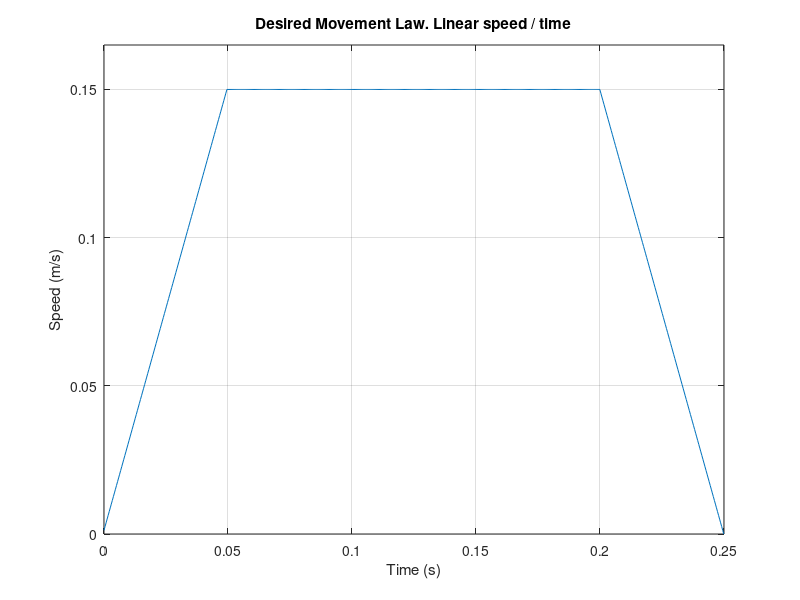
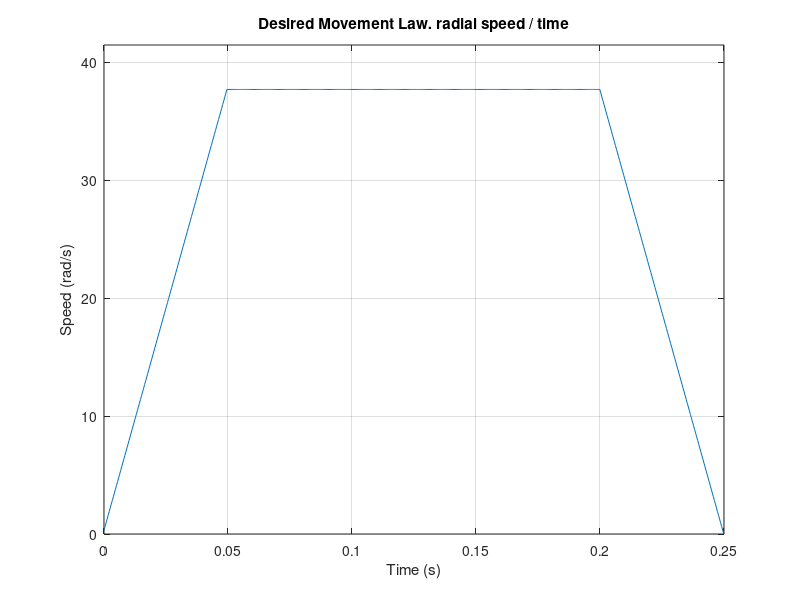
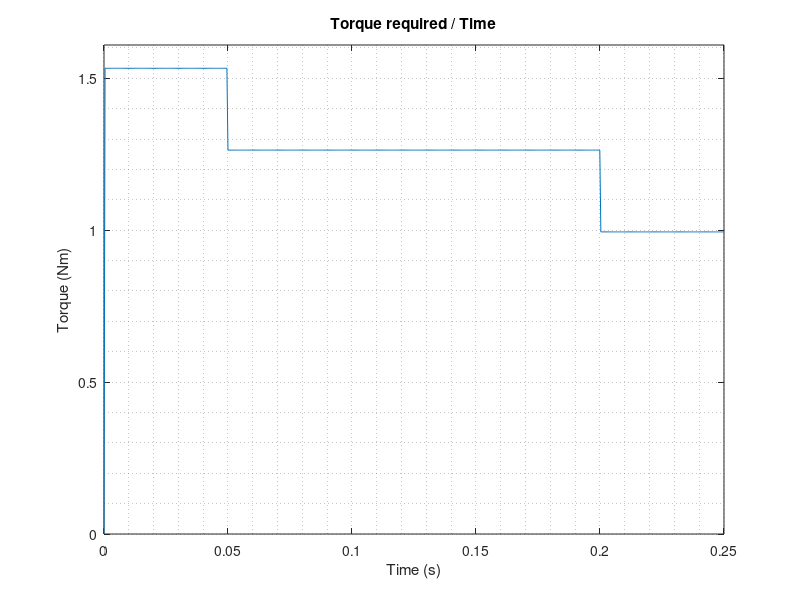
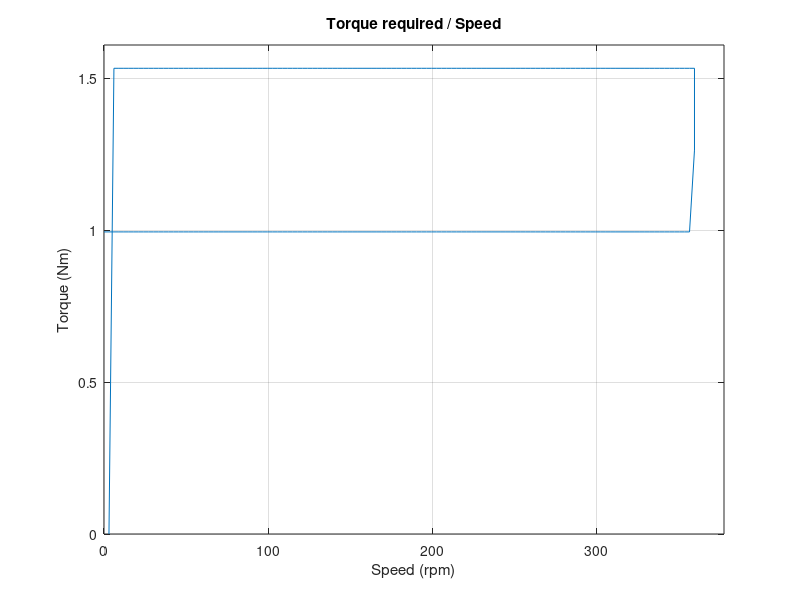

Write MATLAB code to recreate these figures, in order. (Note: this script raises an error after producing the figures.)
%Torque calculation and HT34-504 simulator

%enviroment preparation
close all;
clear all;
clc

%motor parameters
Jm = 1.1*10^-4;                                         % motor inertia [kg*m^2]
alfa_p = 1.8;                                           % step angle [degrees]
Np = 360/alfa_p;                                        % steps number for one revolution

%ball screw parameters
Jv = 2.10*10^-4;                                        % screw inertia [kg*m^2]
lead = 0.025;                                           % righ hand lead [m]
r_eq = lead/(2*pi);                                     % equivalent radius [m]
diam = 0.025;                                           % screw diameter [m]. Not used
efficiency = 0.85;

%System requirements.
F = 270;                                                % Force necessary to move the load. [N]
time_total = 0.25;                                      % total time to move the load. [s]
time_rise = 0.2*time_total;                             % time in which the load accelerates. [s]
path_l = 30;                                            % Total linear excursion of the lever [mm]
speed_medium = (path_l*10^-3) / time_total;             % linear and medium speed of the load.
speed_peak= (speed_medium*time_total)/(time_total-time_rise);   % top linear speed. [m/s]
radial_speed_peak = speed_peak/r_eq;                    %top radial speed reached by the motor [m/s]
freq_init = 800;                                        % initial step rate [sps]
freq_fin = (radial_speed_peak/pi)*Np;                   % final step rate [sps]
t_comm = (1/freq_fin)*10^5;
t_comm = round(t_comm);
t_comm = t_comm *10^-5;
TL = (F*speed_peak)/(radial_speed_peak*efficiency);     % Load Torque
L_mot = 1.7;                                            % Inductance [H]


time = [0:t_comm:time_total];
[uno, samples] = size(time);

%desired movement law plot.
ii = 1;
desired_law = zeros(1,samples);
desired_law(ii) = 0;
m1 = (speed_peak)/(floor(samples*0.2));
q1 = speed_peak - (floor(samples*0.8)+1)*(-m1);
for ii = 1:(floor(samples*0.2))
    desired_law(ii)= ii*m1;
end
for ii = (floor(samples*0.2)+1):(floor(samples*0.8))
    desired_law(ii) = speed_peak;
end
for ii = ((floor(samples*0.8))+1):(samples)
    desired_law(ii)= -ii*m1+q1;
end
figure(1);
plot(time,desired_law)
axis([0 time_total 0 speed_peak+0.1*speed_peak])
grid
title('Desired Movement Law. Linear speed / time')
xlabel('Time (s)');
ylabel('Speed (m/s)');

%desired movement law for the motor.
ii = 1;
desired_law_motor = zeros(1,samples);
desired_law_motor(ii) = 0;
for ii = 1:(samples)
    desired_law_motor(ii)= desired_law(ii)*((2*pi)/lead);
end

figure(2);
plot(time,desired_law_motor)
axis([0 time_total 0 radial_speed_peak+0.1*radial_speed_peak])
grid
title('Desired Movement Law. radial speed / time')
xlabel('Time (s)');
ylabel('Speed (rad/s)');


%torque calculation
Jeq = (Jm+Jv/efficiency);
ii = 1;
torque = zeros(1,samples);
for ii = 2:(samples)
   torque(ii)= Jeq*((desired_law_motor(ii)-desired_law_motor(ii-1))/t_comm) + TL;
end

figure(3);
plot(time,torque);
axis([0 time_total 0 max(torque)*1.05])
grid minor
title('Torque required / Time')
xlabel('Time (s)');
ylabel('Torque (Nm)');


%torque / speed figure
ii = 1;
desired_law_rpm = zeros(1,samples);
desired_law_rpm(ii) = 0;
for ii = 1:(samples)
    desired_law_rpm(ii)= (desired_law_motor(ii)*60)/(2*pi);
end
figure(4);
plot(desired_law_rpm,torque);
axis([0 max(desired_law_rpm)*1.05 0 max(torque)*1.05])
grid 
title('Torque required / Speed')
xlabel('Speed (rpm)');
ylabel('Torque (Nm)');


pullout_speed_or = [0:150:1800];
pullout_speed = [0:1:1800];
pullout_torque_or = zeros(1, 13);
pullout_torque_or = [2.69 2.69 2.69 1.91 1.27 1.06 0.96 0.85 0.74 0.64 0.53 0.42 0.32];

for jj = 1:12
    m = (pullout_torque_or(jj+1) - pullout_torque_or(jj)) / 150;
    q = pullout_torque_or(jj) - m * pullout_speed_or(jj);
    for ii = 1:150
        index = (jj-1)*150+ii;
        if index < 1801
            pullout_torque(index) =  m*pullout_speed(index) + q; 
        end
    end
end

pullout_torque(1801) = 0;
pullout_torque_smooth = smooth(pullout_torque,500);

[rows, columns] = size(desired_law_rpm);

for ii = columns:1801
   desired_law_rpm(ii) = 0;
   torque(ii) = 0;
end


figure(5);
plot(pullout_speed, pullout_torque_smooth);
hold;
plot(desired_law_rpm, torque, 'red');
grid;
axis([0 max(pullout_speed)*1.05 0 max(pullout_torque_smooth)*1.05]);
title('Torque required and pull-out curve/ Speed')
xlabel('Speed (rpm)');
ylabel('Torque (Nm)');
legend('Pull-out curve', 'required torque');


%coppia T = -2*L*i^2*sin(4th)
interval = 2*pi;
th_delta = (interval/samples);
th(1) = 0;
current1 = zeros(1, samples);
ii = 1;
for ii = 1:samples
    th(ii+1) = th(ii) + th_delta;
    temp1 = (-0.5*torque(ii))/(L_mot*sin(4*th(ii)));
    current1(ii) = sqrt(abs(temp1));
    current_cost(ii) = sqrt((torque(ii))/(2*L_mot));
    %{
    temp2 = (-0.5*torque(ii))/(L_mot));
    current2(ii) = sqrt(abs(temp2));
    temp3 = (-0.5*torque(ii))/(L_mot*sin(4*th(ii)-(4/3)*pi));
    current3(ii) = sqrt(abs(temp3));
    %}
end


figure(6);
plot(time, current1);
axis([0 time_total 0 1]);
hold on;
plot(time, current_cost, 'red');
grid minor;


%{
plot(time, current2, 'red');
plot(time, current3, 'green');



for ii = 1:samples
    coppia1(ii) = -2*L_mot*4.5*sin(4*th(ii));
    coppia2(ii) = -2*L_mot*4.5*sin(4*th(ii)-(2/3)*pi);
    coppia3(ii) = -2*L_mot*4.5*sin(4*th(ii)-(4/3)*pi);
    coppiamia(ii) = torque(ii);
end



figure(7);
plot(time, coppia1);
grid minor;
hold;
plot(time, coppia2, 'red');
plot(time, coppia3, 'green');
plot(time, coppiamia);

%}



display('---------------------------HT34_v1 run succesfully---------------------------')